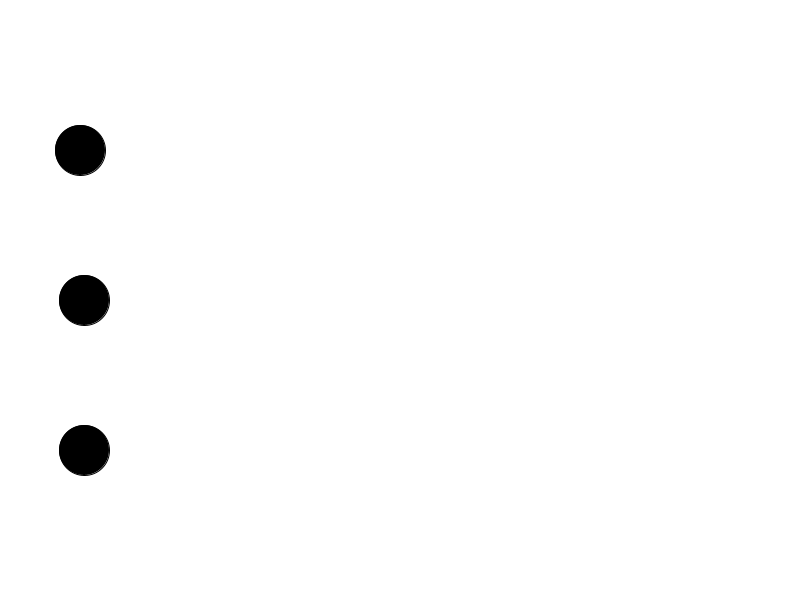
Frame 1 (no input)
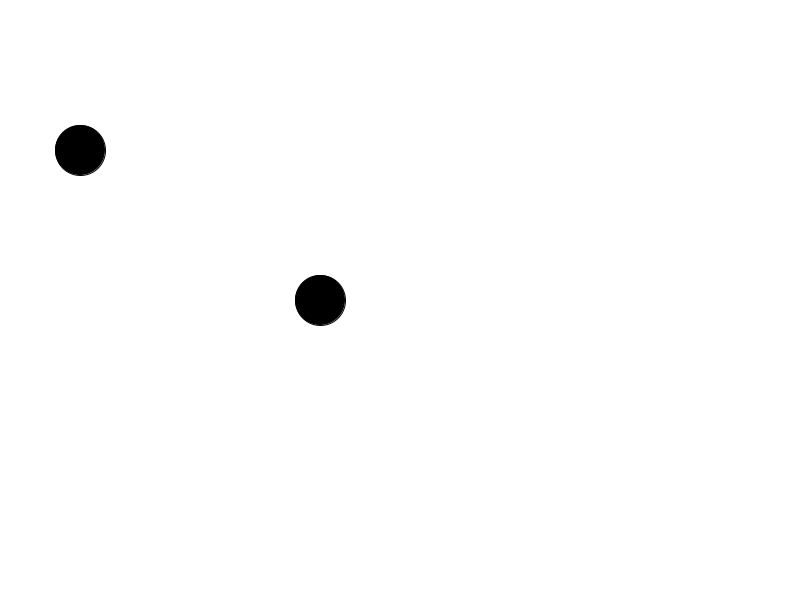
Frame 60 (the mouse pressed at the canvas centre just before this capture)
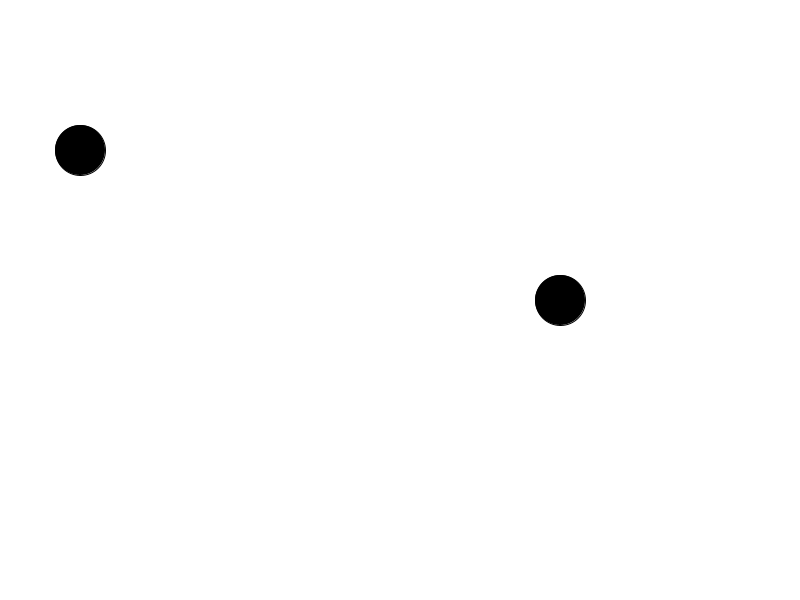
Frame 120 (the mouse held since frame 60 and released just before this capture)

The Processing sketch that drew these frames (run headless with seeded random() and noise(); from frame 60 on, the mouse is pressed at the canvas centre):

// Processing sketch: physicsSoln
// ── physicsSoln.pde
PVector pos [] = new PVector[3];  //position pvectors 
//could either do this in arrays or individually 
PVector vel [] = new PVector[3]; 
PVector accel; //we don't need an array for acceleration since only need one acceleration

void setup(){
  size(800, 600); 
  
  for(int i = 0; i<3; i++){
    pos[i] = new PVector(width*.1, height*(i+1)*.25); 
    vel[i] = new PVector(4, 0);
  } 
  accel = new PVector(.5, 0); 
}

void draw(){
  background(255); 
  
  fill(0);
  
  pos[1].add(vel[1]); //add vel to our second ellipse 
  pos[2].add(vel[2]); //add vel to our third ellipse
  vel[2].add(accel);  //add acceleration to our third ellipse
  
  for(int i = 0; i<3; i++){
    ellipse(pos[i].x, pos[i].y, 50, 50); 
  }
}
